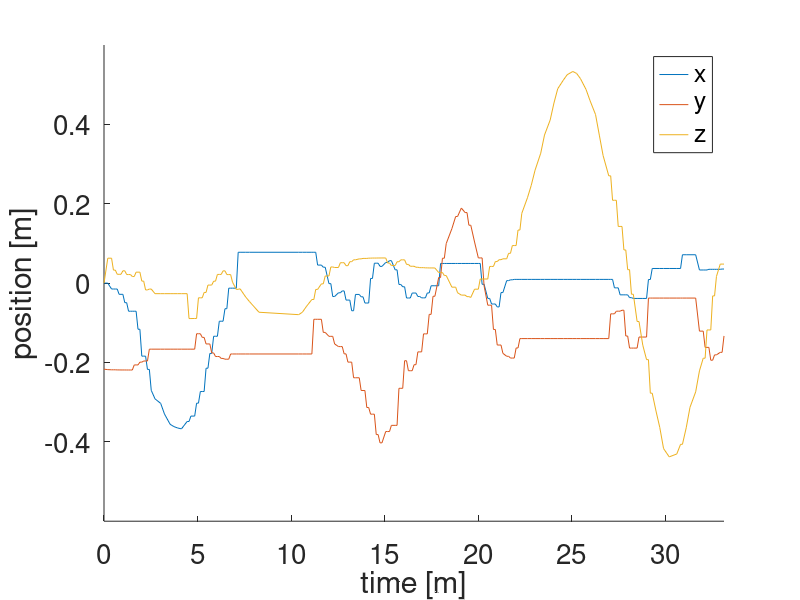

This chart was generated by the following MATLAB code:
close all;
clear all;
clc;


e10 = csvread("e10.csv");
t = (e10(:,2)-e10(1,2))/1000;

figure();
hold on;
set(gca(), "fontsize", 20);
plot(t, e10(:,3));
plot(t, e10(:,4));
plot(t, e10(:,5));
legend("x", "y", "z");
axis([0 t(end) -0.6 0.6]);
ylabel("position [m]");
xlabel("time [m]");